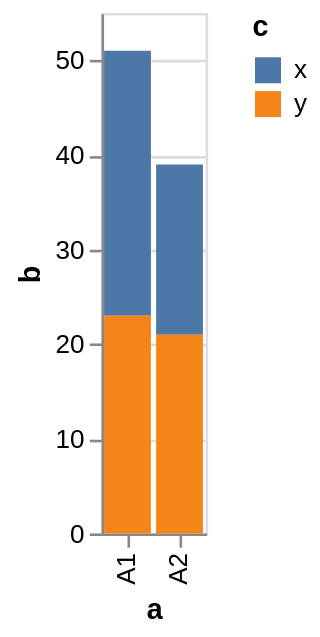

Here is the Vega-Lite specification saved for this chart:
### Vega specification from a JSON file in a GitHub repository (floating-point values rounded to 4 significant figures)
{"$schema": "https://vega.github.io/schema/vega/v5.json", "autosize": "pad", "padding": 5, "height": 200, "style": "cell", "data": [{"name": "source_0", "values": [{"a": "A1", "b": 28, "c": "x"}, {"a": "A1", "b": 23, "c": "y"}, {"a": "A2", "b": 18, "c": "x"}, {"a": "A2", "b": 21, "c": "y"}]}, {"name": "data_0", "source": "source_0", "transform": [{"type": "stack", "groupby": ["a"], "field": "b", "sort": {"field": ["c"], "order": ["descending"]}, "as": ["b_start", "b_end"], "offset": "zero"}, {"type": "filter", "expr": "datum[\"b\"] !== null && !isNaN(datum[\"b\"])"}]}], "signals": [{"name": "x_step", "value": 20}, {"name": "width", "update": "bandspace(domain('x').length, 0.1, 0.05) * x_step"}], "marks": [{"name": "marks", "type": "rect", "style": ["bar"], "from": {"data": "data_0"}, "encode": {"update": {"fill": {"scale": "color", "field": "c"}, "x": {"scale": "x", "field": "a"}, "width": {"scale": "x", "band": true}, "y": {"scale": "y", "field": "b_end"}, "y2": {"scale": "y", "field": "b_start"}}}}], "scales": [{"name": "x", "type": "band", "domain": {"data": "data_0", "field": "a", "sort": true}, "range": {"step": {"signal": "x_step"}}, "paddingInner": 0.1, "paddingOuter": 0.05}, {"name": "y", "type": "linear", "domain": {"data": "data_0", "fields": ["b_start", "b_end"]}, "range": [{"signal": "height"}, 0], "nice": true, "zero": true}, {"name": "color", "type": "ordinal", "domain": {"data": "data_0", "field": "c", "sort": true}, "range": "category"}], "axes": [{"scale": "y", "orient": "left", "gridScale": "x", "grid": true, "tickCount": {"signal": "ceil(height/40)"}, "domain": false, "labels": false, "maxExtent": 0, "minExtent": 0, "ticks": false, "zindex": 0}, {"scale": "x", "orient": "bottom", "grid": false, "title": "a", "labelAlign": "right", "labelAngle": 270, "labelBaseline": "middle", "labelOverlap": true, "zindex": 0}, {"scale": "y", "orient": "left", "grid": false, "title": "b", "labelOverlap": true, "tickCount": {"signal": "ceil(height/40)"}, "zindex": 0}], "legends": [{"fill": "color", "gradientLength": {"signal": "clamp(height, 64, 200)"}, "symbolType": "square", "title": "c"}]}
